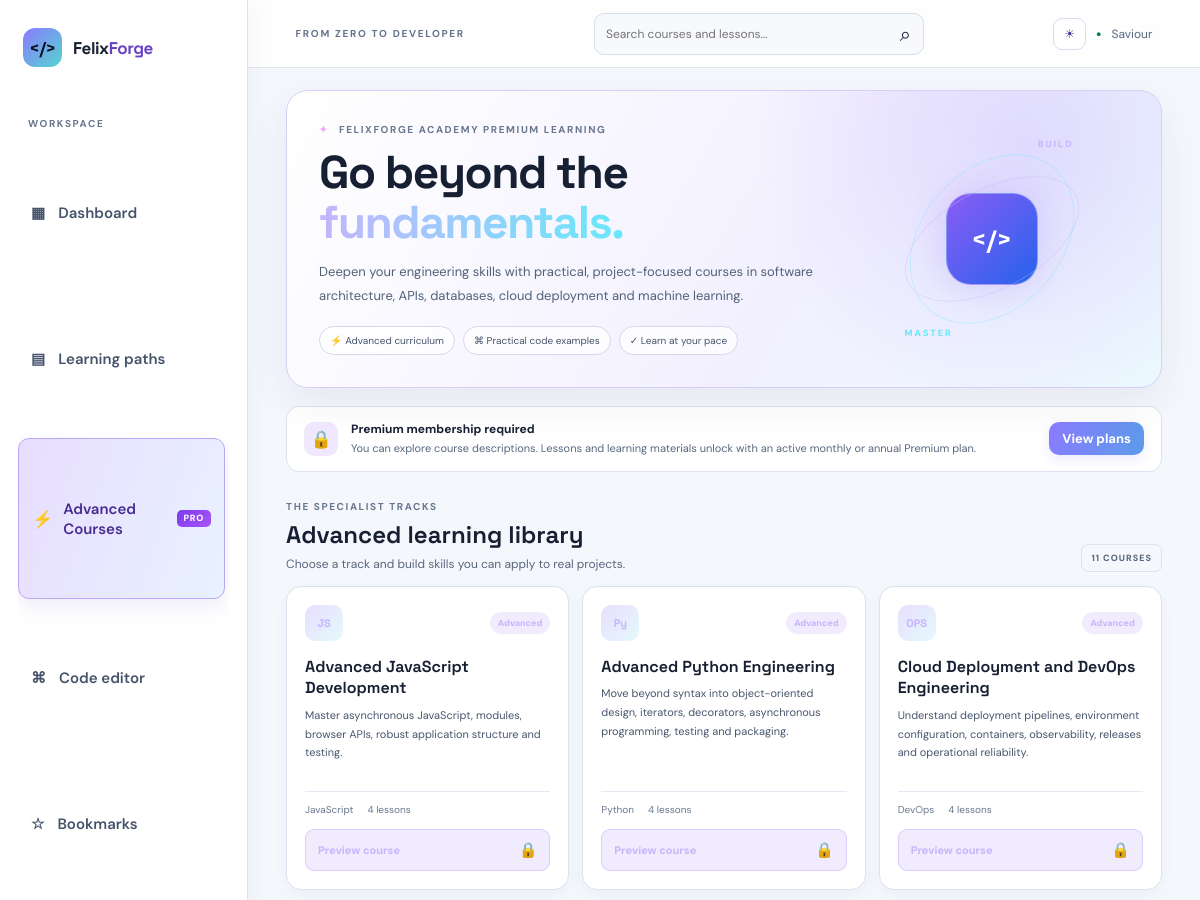
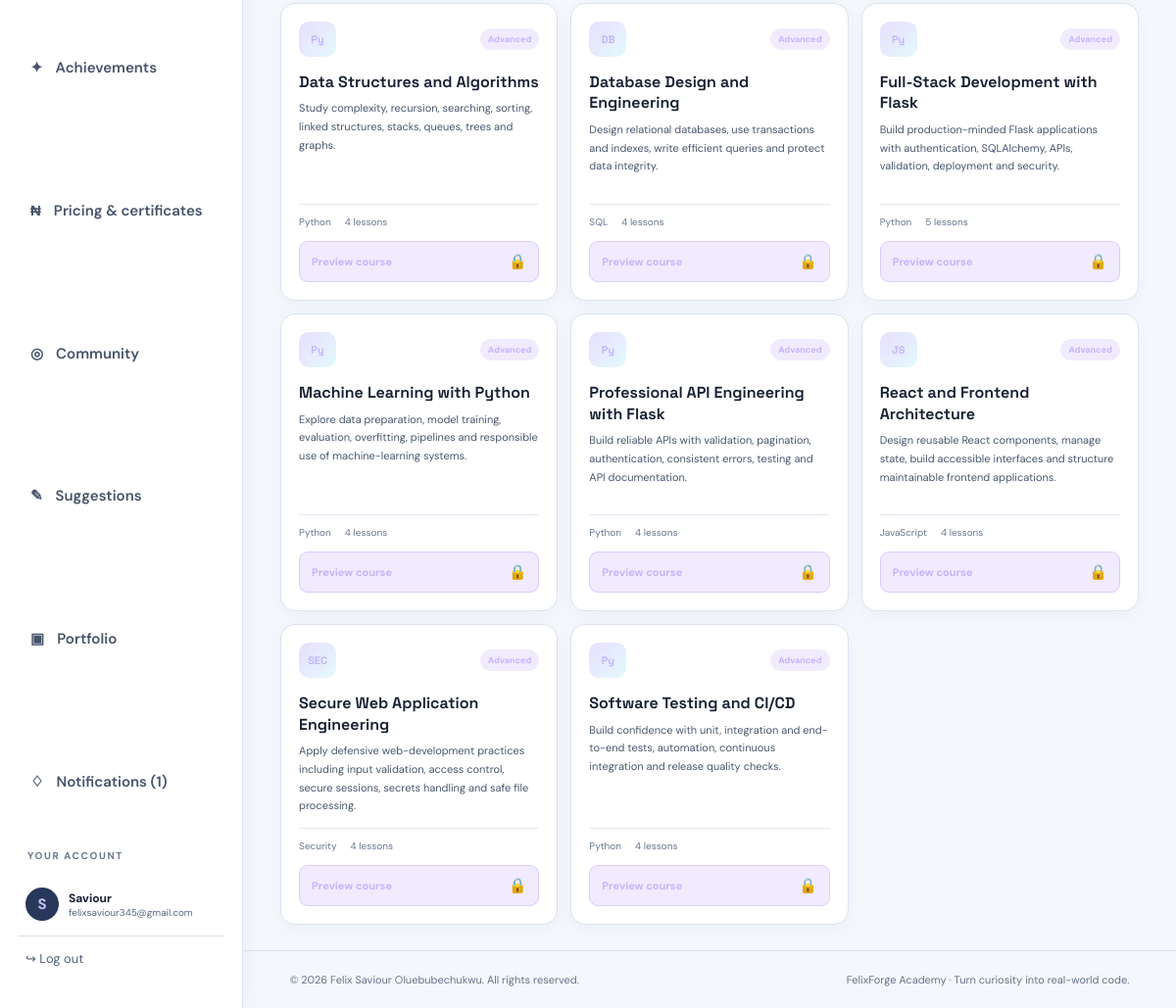
/advanced-courses (signed in), run on the app's committed database (2 pictures, top to bottom).
### app.py (models this page shows, shortened)
class User(UserMixin, db.Model):
    id = db.Column(db.Integer, primary_key=True)
    username = db.Column(db.String(32), unique=True, nullable=False)
    email = db.Column(db.String(254), unique=True, nullable=False)
    password_hash = db.Column(db.String(255), nullable=False)
    created_at = db.Column(db.DateTime, default=datetime.utcnow)
    projects = db.relationship('Project', backref='owner', cascade='all, delete-orphan')
    progress = db.relationship('Progress', backref='learner', cascade='all, delete-orphan')
    quiz_results = db.relationship('QuizResult', back_populates='learner', cascade='all, delete-orphan')

class Course(db.Model):
    id = db.Column(db.Integer, primary_key=True)
    slug = db.Column(db.String(40), unique=True, nullable=False)
    title = db.Column(db.String(80), nullable=False)
    level = db.Column(db.String(30), default='Beginner')
    description = db.Column(db.Text, default='')
    language = db.Column(db.String(30), nullable=False)
    access_level = db.Column(db.String(20), nullable=False, default='free')
    lessons = db.relationship('Lesson', backref='course', cascade='all, delete-orphan', order_by='Lesson.position')

### app.py (the view)
@app.route('/advanced-courses')
@login_required
def advanced_courses():
    items = Course.query.filter_by(access_level='premium').order_by(Course.title).all()
    return render_template('advanced_courses.html', courses=items, can_access=can_access_advanced_courses(),
                           monthly_fee=app.config['MEMBERSHIP_MONTHLY_NAIRA'],
                           annual_fee=app.config['MEMBERSHIP_ANNUAL_NAIRA'])

### app.py (called while the page is built)
@login_manager.user_loader
def load_user(user_id): return db.session.get(User, int(user_id))

def is_admin_user():
    admin_email = app.config.get('ADMIN_EMAIL', '')
    return bool(
        current_user.is_authenticated
        and app.config.get('ADMIN_ENABLED')
        and admin_email
        and current_user.email.lower() == admin_email
    )

def has_active_premium_membership(user_id):
    now = datetime.utcnow()
    return MembershipPayment.query.filter(
        MembershipPayment.user_id == user_id,
        MembershipPayment.plan.in_(['monthly', 'annual']),
        MembershipPayment.status == 'paid',
        MembershipPayment.starts_at.isnot(None),
        MembershipPayment.starts_at <= now,
        MembershipPayment.ends_at.isnot(None),
        MembershipPayment.ends_at > now,
    ).first() is not None

def can_access_advanced_courses():
    return bool(current_user.is_authenticated and (
        is_admin_user() or has_active_premium_membership(current_user.id)
    ))

@app.before_request
def record_daily_activity():
    if current_user.is_authenticated and request.endpoint not in {'static', 'logout'}:
        today = datetime.utcnow().date()
        activity = UserActivity.query.filter_by(user_id=current_user.id, activity_date=today).first()
        if activity is None:
            db.session.add(UserActivity(user_id=current_user.id, activity_date=today, last_seen_at=datetime.utcnow()))
        try:
            db.session.commit()
        except Exception:
            db.session.rollback()
            app.logger.exception('Could not record learner activity')

### templates/advanced_courses.html (shortened to what this page needs)
{% extends 'base.html' %}
{% block content %}
<section class="advanced-hero">
  <div class="advanced-hero-copy">
    <div class="eyebrow"><span class="advanced-spark">✦</span> FELIXFORGE ACADEMY PREMIUM LEARNING</div>
    <h1>Go beyond the <span>fundamentals.</span></h1>
    <p>Deepen your engineering skills with practical, project-focused courses in software architecture, APIs, databases, cloud deployment and machine learning.</p>
    <div class="advanced-hero-tags"><span>⚡ Advanced curriculum</span><span>⌘ Practical code examples</span><span>✓ Learn at your pace</span></div>
  </div>
  <div class="advanced-hero-mark"><div class="advanced-orbit orbit-one"></div><div class="advanced-orbit orbit-two"></div><div class="advanced-mark-core">&lt;/&gt;</div><span class="orbit-label label-top">BUILD</span><span class="orbit-label label-bottom">MASTER</span></div>
</section>
{% if can_access %}
<div class="premium-status unlocked"><span>✓</span><div><b>Premium access is active</b><small>Your membership unlocks every advanced course and lesson.</small></div><span class="status-chip">UNLOCKED</span></div>
{% else %}
<div class="premium-status locked"><span>🔒</span><div><b>Premium membership required</b><small>You can explore course descriptions. Lessons and learning materials unlock with an active monthly or annual Premium plan.</small></div><a class="button button-small" href="{{ url_for('monetization_plan') }}">View plans</a></div>
{% endif %}
<div class="advanced-section-heading"><div><div class="eyebrow">THE SPECIALIST TRACKS</div><h2>Advanced learning library</h2><p>Choose a track and build skills you can apply to real projects.</p></div><span class="advanced-count">{{ courses|length }} COURSES</span></div>
<div class="advanced-course-grid">
{% for course in courses %}
<article class="advanced-course-card">
  <div class="advanced-card-top"><span class="advanced-course-icon">{% if 'Python' in course.language %}Py{% elif 'JavaScript' in course.language %}JS{% elif 'SQL' in course.language %}DB{% elif 'DevOps' in course.language %}OPS{% elif 'Security' in course.language %}SEC{% else %}{{ course.language[:2]|upper }}{% endif %}</span><span class="advanced-level">{{ course.level }}</span></div>
  <h3>{{ course.title }}</h3><p>{{ course.description }}</p>
  <div class="advanced-card-meta"><span>{{ course.language }}</span><span>{{ course.lessons|length }} lessons</span></div>
  {% if can_access %}<a class="advanced-course-action" href="{{ url_for('advanced_course_detail', slug=course.slug) }}">Open course <span>→</span></a>{% else %}<a class="advanced-course-action locked-action" href="{{ url_for('advanced_course_detail', slug=course.slug) }}">Preview course <span>🔒</span></a>{% endif %}
</article>
{% else %}<div class="empty-state">Advanced courses are being prepared. Please check back soon.</div>{% endfor %}
</div>
{% endblock %}

### templates/base.html (shortened to what this page needs)
<!doctype html>
<html lang="en">
<head>
<link rel="stylesheet" href="{{ url_for('static',filename='style.css') }}">
</head>
<body>
<div class="shell">
<aside class="sidebar">
<a class="brand" href="{{ url_for('home') }}"><span class="brand-mark">&lt;/&gt;</span><span>Felix<span class="brand-muted">Forge</span></span></a>
<div class="side-label">WORKSPACE</div>
<nav>
<a href="{{ url_for('dashboard') }}" class="nav-link {% if request.endpoint=='dashboard' %}active{% endif %}">▦ <span>Dashboard</span></a>
<a href="{{ url_for('courses') }}" class="nav-link ">▤ <span>Learning paths</span></a>
<a href="{{ url_for('advanced_courses') }}" class="nav-link advanced-nav-link {% if advanced_nav_active %}active{% endif %}"><strong class="advanced-icon">⚡</strong><span>Advanced Courses</span><span class="advanced-badge">PRO</span></a>
<a href="{{ url_for('editor') }}" class="nav-link {% if request.endpoint=='editor' %}active{% endif %}">⌘ <span>Code editor</span></a>
<a href="{{ url_for('bookmarks') }}" class="nav-link">☆ <span>Bookmarks</span></a>
<a href="{{ url_for('achievements') }}" class="nav-link">✦ <span>Achievements</span></a>
<a href="{{ url_for('monetization_plan') }}" class="nav-link {% if request.endpoint=='monetization_plan' %}active{% endif %}">₦ <span>Pricing & certificates</span></a>
<a href="{{ url_for('community') }}" class="nav-link">◎ <span>Community</span></a>
<a href="{{ url_for('suggestions') }}" class="nav-link {% if request.endpoint=='suggestions' %}active{% endif %}">✎ <span>Suggestions</span></a>
<a href="{{ url_for('portfolio') }}" class="nav-link">▣ <span>Portfolio</span></a>
<a href="{{ url_for('notifications') }}" class="nav-link">♢ <span>Notifications{% if unread_notifications %} ({{ unread_notifications }}){% endif %}</span></a>
</nav>
<div class="side-bottom"><div class="side-label">YOUR ACCOUNT</div>
<div class="user-mini"><div class="avatar">{{ (current_user.username[0] if current_user.is_authenticated else 'F')|upper }}</div><div><b>{{ current_user.username if current_user.is_authenticated else 'Guest learner' }}</b><small>{{ current_user.email if current_user.is_authenticated else 'Start learning today' }}</small></div></div>
{% if current_user.is_authenticated %}<form method="post" action="{{ url_for('logout') }}"><input type="hidden" name="csrf_token" value="{{ csrf_token() }}"><button class="logout-link">↪ Log out</button></form>{% else %}<a class="logout-link" href="{{ url_for('login') }}">↪ Log in</a>{% endif %}
</div>
</aside>
<main class="main">
<header class="topbar"><div class="mobile-brand">&lt;/&gt; FelixForge Academy</div><div class="crumb">FROM ZERO TO DEVELOPER</div>
<form class="global-search" action="{{ url_for('search') }}" method="get"><input name="q" type="search" placeholder="Search courses and lessons…" aria-label="Search courses and lessons"><button aria-label="Search">⌕</button></form>
<div class="top-actions"><button type="button" class="theme-toggle" id="themeToggle" aria-label="Toggle colour theme" aria-pressed="false">◐</button>
{% if current_user.is_authenticated %}<span class="online-dot">●</span><span class="top-user"><a href="{{ url_for('profile') }}">{{ current_user.username }}</a></span>{% else %}<a class="button button-small" href="{{ url_for('login') }}">Log in</a>{% endif %}</div>
</header>
<section class="page">{% block content %}{% endblock %}</section>
<footer>© {{ year }} Felix Saviour Oluebubechukwu. All rights reserved. <span>FelixForge Academy · Turn curiosity into real-world code.</span></footer>
</main></div>
</body></html>

### data on the page
User: username "S", username "Saviour", email "felixsaviour345@gmail.com"
Course: shows "JS", level "Advanced", title "Advanced JavaScript Development", description "Master asynchronous JavaScript, modules, browser APIs, robust application structure and testing.", language "JavaScript", lessons|length "4"
Course: shows "Py", level "Advanced", title "Advanced Python Engineering", description "Move beyond syntax into object-oriented design, iterators, decorators, asynchronous programming, testing and packaging.", language "Python", lessons|length "4"
Course: shows "OPS", level "Advanced", title "Cloud Deployment and DevOps Engineering", description "Understand deployment pipelines, environment configuration, containers, observability, releases and operational reliability.", language "DevOps", lessons|length "4"
Course: shows "Py", level "Advanced", title "Data Structures and Algorithms", description "Study complexity, recursion, searching, sorting, linked structures, stacks, queues, trees and graphs.", language "Python", lessons|length "4"
Course: shows "DB", level "Advanced", title "Database Design and Engineering", description "Design relational databases, use transactions and indexes, write efficient queries and protect data integrity.", language "SQL", lessons|length "4"
Course: shows "Py", level "Advanced", title "Full-Stack Development with Flask", description "Build production-minded Flask applications with authentication, SQLAlchemy, APIs, validation, deployment and security.", language "Python", lessons|length "5"
Course: shows "Py", level "Advanced", title "Machine Learning with Python", description "Explore data preparation, model training, evaluation, overfitting, pipelines and responsible use of machine-learning systems.", language "Python", lessons|length "4"
Course: shows "Py", level "Advanced", title "Professional API Engineering with Flask", description "Build reliable APIs with validation, pagination, authentication, consistent errors, testing and API documentation.", language "Python", lessons|length "4"
Course: shows "JS", level "Advanced", title "React and Frontend Architecture", description "Design reusable React components, manage state, build accessible interfaces and structure maintainable frontend applications.", language "JavaScript", lessons|length "4"
Course: shows "SEC", level "Advanced", title "Secure Web Application Engineering", description "Apply defensive web-development practices including input validation, access control, secure sessions, secrets handling and safe file processing.", language "Security", lessons|length "4"
Course: shows "Py", level "Advanced", title "Software Testing and CI/CD", description "Build confidence with unit, integration and end-to-end tests, automation, continuous integration and release quality checks.", language "Python", lessons|length "4"

### other printed values
{{ unread_notifications }} "1"
{{ courses|length }} "11"
